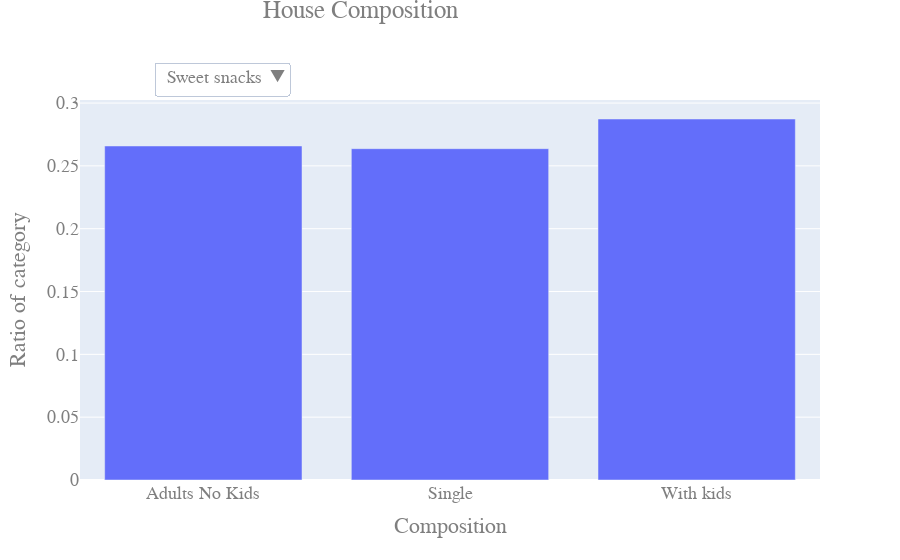

The notebook cell saved with this chart:
### Code cell
# Composition plot
group = "hh_comp_desc"
fig1 = go.Figure()
fig1.add_trace(
    go.Bar(x=dic_group[group]["Beverage"].index,
               y=dic_group[group]["Beverage"].values,
               name="High"))
fig1.update_layout(
    updatemenus=[
        go.layout.Updatemenu(
            active=0,
            buttons=dic_button["hh_comp_desc"],
            x=0.1,
            xanchor="left",
            y=1.1,
            yanchor="top"
        )
    ])
fig1.update_layout(
    title={
        'text': "House Composition",
        'y':1,
        'x':0.4,
        'xanchor': 'center',
        'yanchor': 'top'},
    xaxis_title="Composition",
    yaxis_title="Ratio of category",
    font=dict(
        family="Courier New, monospace",
        size=18,
        color="#7f7f7f"
    )
)

### Figure 1 — Plotly figure (JSON) as saved in the notebook; plotly's stock layout.template omitted (floating-point values rounded to 4 significant figures)
{"data": [{"name": "High", "type": "bar", "x": ["Adults No Kids", "Single", "With kids"], "y": [0.2658, 0.2637, 0.2873]}], "layout": {"autosize": true, "font": {"color": "#7f7f7f", "family": "Courier New, monospace", "size": 18}, "title": {"text": "House Composition", "x": 0.4, "xanchor": "center", "y": 1, "yanchor": "top"}, "updatemenus": [{"active": 8, "buttons": [{"args": [{"x": [["Adults No Kids", "Single", "With kids"]], "y": [[0.07225, 0.08121, 0.07994]]}], "label": "Beverage", "method": "update"}, {"args": [{"x": [["Adults No Kids", "Single", "With kids"]], "y": [[0.02876, 0.02966, 0.03189]]}], "label": "Carbs", "method": "update"}, {"args": [{"x": [["Adults No Kids", "Single", "With kids"]], "y": [[0.0466, 0.04737, 0.04566]]}], "label": "Condiments", "method": "update"}, {"args": [{"x": [["Adults No Kids", "Single", "With kids"]], "y": [[0.06885, 0.07, 0.06061]]}], "label": "Fruits", "method": "update"}, {"args": [{"x": [["Adults No Kids", "Single", "With kids"]], "y": [[0.06679, 0.06274, 0.0646]]}], "label": "Meals", "method": "update"}, {"args": [{"x": [["Adults No Kids", "Single", "With kids"]], "y": [[0.1242, 0.1249, 0.1202]]}], "label": "Meat", "method": "update"}, {"args": [{"x": [["Adults No Kids", "Single", "With kids"]], "y": [[0.1154, 0.1168, 0.1117]]}], "label": "Other", "method": "update"}, {"args": [{"x": [["Adults No Kids", "Single", "With kids"]], "y": [[0.009995, 0.01087, 0.008437]]}], "label": "Seafood", "method": "update"}, {"args": [{"x": [["Adults No Kids", "Single", "With kids"]], "y": [[0.2658, 0.2637, 0.2873]]}], "label": "Sweet snacks", "method": "update"}, {"args": [{"x": [["Adults No Kids", "Single", "With kids"]], "y": [[0.1215, 0.1194, 0.1213]]}], "label": "Veg animal", "method": "update"}, {"args": [{"x": [["Adults No Kids", "Single", "With kids"]], "y": [[0.07981, 0.07338, 0.06839]]}], "label": "Vegetables", "method": "update"}], "x": 0.1, "xanchor": "left", "y": 1.1, "yanchor": "top"}], "xaxis": {"autorange": true, "range": [-0.5, 2.5], "title": {"text": "Composition"}, "type": "category"}, "yaxis": {"autorange": true, "range": [0, 0.3024], "title": {"text": "Ratio of category"}, "type": "linear"}}}
